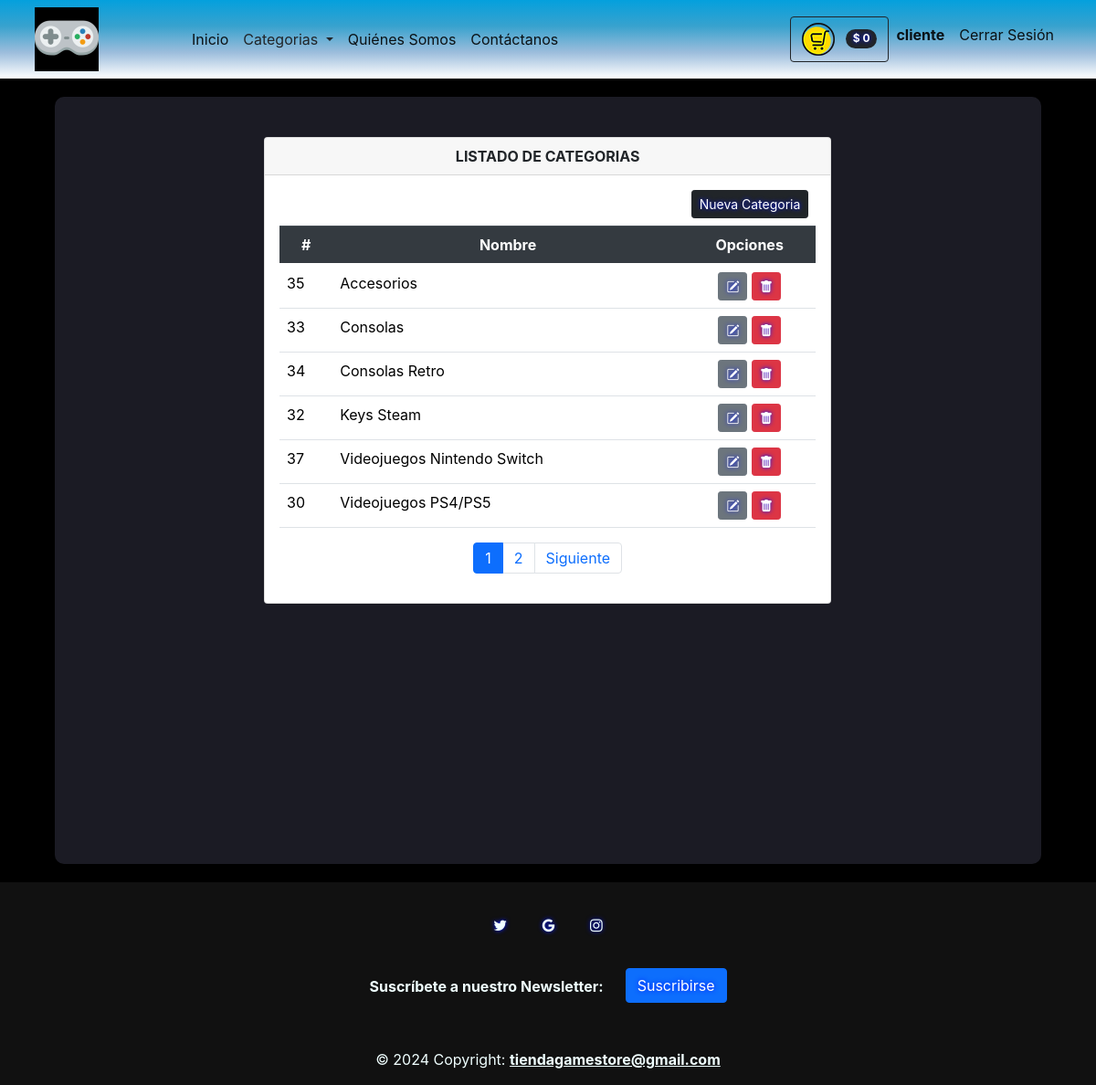
Screenshot of /categorias/ (signed in) with the database file from the repository.
### tienda/models.py (models this page shows, shortened)
class Categorias(models.Model):
    nombre = models.CharField(max_length=100)
    class Meta:
        db_table = "categorias"
        verbose_name = 'Categoria'
        verbose_name_plural = 'Categorias'
        ordering = ['id']

### tienda/views.py (the view)
# urls.py: path('categorias/', views.listCategorias, name='categorias'),
@login_required(login_url='/login')
def listCategorias(request):
    lista_categorias = Categorias.objects.all().order_by('nombre')
    page = request.GET.get('page', 1)
    try:
        paginator = Paginator(lista_categorias, 6)
        lista_categorias = paginator.page(page)
    except:
        raise Http404
    data = {'entity': lista_categorias,
            'title': 'LISTADO DE CATEGORIAS',
            'paginator': paginator
            }
    return render(request,'categorias.html', data)

### tienda/context_processors.py (called while the page is built)
def extras(request):
	lista_categorias = Categorias.objects.all().order_by('nombre')
	return {'categorias':lista_categorias}

def importe_total_carro(request):
	total=0
	if request.user.is_authenticated:
		if "carro" in request.session:
			for key, value in request.session["carro"].items():
				total= total + int(value["precio"])
	return {"importe_total_carro":total}

### templates/categorias.html
{% extends 'layouts/tienda.html' %} {% block content %}
<div class="min-vh-100 d-flex flex-colum py-4">
    <div class="container">
        <div class="row justify-content-center">
            <div class="col-lg-8 col-md-6 col-sm-4 animate__animated animate__backInRight animate__delay-0.4s">
                <div class="card">
                    <div class="card-header text-center font-weight-bold">
                        {{ title }}
                    </div>
                    <div class="card-body  table-responsive">
                        <div class="d-flex justify-content-end mb-2 mx-2">
                            <a href="/addcategoria" class="btn btn-dark btn-sm pull-right" type="submit">
                            Nueva Categoria
                            </a>
                        </div>
                        <table class="table table-condensed">
                            <thead class="thead-dark">
                                <tr class="text-center">
                                    <th scope="col">#</th>
                                    <th scope="col">Nombre</th>
                                    <th colspan="2">Opciones</th>
                                </tr>
                            </thead>
                            <tbody>
                                {% load bootstrap_icons %} {% if entity %} {% for categoria in entity %}
                                <tr>
                                    <td>{{ categoria.id }}</td>
                                    <td>{{ categoria.nombre }}</td>
                                    <td colspan="2" class="text-center">
                                        <a class="btn btn-secondary btn-sm" href="{% url 'tienda:editcategoria' categoria.id %}" type="button"><i class="bi bi-pencil-square"></i></a>
                                        <a class="btn btn-danger btn-sm" href="{% url 'tienda:deleteCategoria' categoria.id %}" type="button"><i class="bi bi-trash-fill"></i></a>
                                    </td>
                                </tr>
                                {% endfor %} {% else %}
                                <div class="text-center text-warning">
                                    <h3> No se encontraron Productos!!</h3>
                                </div>
                                {% endif %}
                            </tbody>
                        </table>
                        <div>
                            {% include 'paginator.html' %}
                        </div>
                    </div>
                </div>
            </div>
        </div>
    </div>
</div>
{% endblock %}

### templates/layouts/tienda.html (shortened to what this page needs)
{% load static %}
<!DOCTYPE html>
<html lang="es">
<head>
    <link href="https://cdn.jsdelivr.net/npm/bootstrap@5.3.3/dist/css/bootstrap.min.css" rel="stylesheet">
    <link rel="stylesheet" href="https://cdnjs.cloudflare.com/ajax/libs/font-awesome/4.7.0/css/font-awesome.min.css">
    <link href="https://cdn.jsdelivr.net/npm/bootstrap-icons@1.5.0/font/bootstrap-icons.css" rel="stylesheet" />
    <link rel="stylesheet" href="https://cdn.jsdelivr.net/npm/bootstrap@4.5.3/dist/css/bootstrap.min.css">
    <link rel="stylesheet" href="https://cdnjs.cloudflare.com/ajax/libs/animate.css/4.1.1/animate.min.css" />
    <link rel="stylesheet" href="{% static 'css/styles.css' %}" />
    <scri src="{% static 'js/scripts.js' %}"></script>
</head>
<body style="background-image: url('/static/assets/fondoPet.png');
">
    <nav class="navbar navbar-expand-lg navbar-light bg-danger sticky-top" style="background: linear-gradient(#04a0dd, #32a6d3f6, #9cbddc, #ffffff); border: azure;">
        <div class="container px-2 px-lg-2">
            <a class="navbar-logo" href="/">
                <img class="img-fluid" src="{% static 'assets/LogoPetChicoH.png' %}" width="50%" heigth="50%" alt="logo"></a>
            <div class="collapse navbar-collapse" id="navbarSupportedContent">
                <ul class="navbar-nav me-auto mb-2 mb-lg-0 ms-lg-4">
                    <li class="nav-item">
                        <a class="nav-link active" aria-current="page" href="/"></span>
                            Inicio
                        </a>
                    </li>
                    <div class="dropdown show">
                        <a class="nav-link dropdown-toggle text-dark" href="#" role="button" id="dropdownMenuLink" data-toggle="dropdown" aria-haspopup="true" aria-expanded="false">
                            Categorias
                        </a>
                    </div>
                    <li class="nav-item">
                        <a class="nav-link active" aria-current="page" href="/nosotros">
                            Quiénes Somos
                        </a>
                    </li>
                    <li class="nav-item">
                        <a class="nav-link active" aria-current="page" href="/contacto">
                            Contáctanos
                        </a>
                    </li>
                </ul>
                <ul class="navbar-nav d-flex ml-auto mb-2 mb-lg-0 ms-lg-4">
                    {% if user.is_authenticated %}
                    {% load humanize %}
                    <div class="d-flex">
                        <a href="{% url 'tienda:viewcart' %}" class="btn btn-outline-dark">
                            <img src="{% static 'assets/carritoPetChico.png' %}" class="me-1" alt="Carrito">
                            <span class="badge bg-dark text-white ms-1 rounded-pill">$ {{ importe_total_carro | intcomma }}</span>
                        </a>
                    </div>
                    <li class="nav-item">
                        <a class="nav-link active" aria-current="page" href="#">
                            <b>{{ user.username }}</b>
                        </a>
                    </li>
                    <li class="nav-item">
                        <a class="nav-link active" aria-current="page" href="{% url 'logout' %}">
                                    Cerrar Sesión
                            </a>
                    </li>
                    {% endif %}
                </ul>
            </div>
        </div>
    </nav>
<div class="wrapper" style="background-color: rgb(27, 27, 36); width: 90%; max-width: 1500px; margin: 20px auto; padding: 20px; box-shadow: 0 0 10px rgba(0, 0, 0, 0.1); border-radius: 10px;">
    <section class="container">
        {% block content%} {% endblock %}
    </section>
</div>
{% include 'includes/footer.html' %}
</body>
</html>

### templates/paginator.html (shortened to what this page needs)
{% if paginator.num_pages > 1 %}
    <div class="d-flex justify-content-center">
        <ul class="pagination">
            {% for page in paginator.page_range %}
                {% if page < 7 or page == entity.number %}
                    <li class="page-item {% if page == entity.number %} active{% endif %}">
                        <a class="page-link" href="?page={{ page }}#pagtable">{{ page }}</a>
                    </li>
                {% endif %}
            {% endfor %}
            {% if entity.has_next %}
                <li class="page-item d-none d-sm-block">
                    <a class="page-link" href="?page={{ entity.next_page_number }}#pagtable">Siguiente</a>
                </li>
            {% endif %}
        </ul>
    </div>
{% endif %}

### templates/includes/footer.html (shortened to what this page needs)
  <footer class="custom-footer text-center">
      <div class="container p-4">
        <section class="mb-4">
          <a data-mdb-ripple-init class="btn btn-outline btn-floating m-1" href="#!" role="button"
            ><i class="fa fa-twitter"></i
          ></a>
          <a data-mdb-ripple-init class="btn btn-outline btn-floating m-1" href="#!" role="button"
            ><i class="fa fa-google"></i
          ></a>
          <a data-mdb-ripple-init class="btn btn-outline btn-floating m-1" href="#!" role="button"
            ><i class="fa fa-instagram"></i
          ></a>
        </section>
        <section class="">
          <form action="">
            <div class="row d-flex justify-content-center">
              <div class="col-auto">
                <p class="pt-2">
                  <strong>Suscríbete a nuestro Newsletter:</strong>
                </p>
              </div>
              <div class="col-auto">
              <button type="button" class="btn btn-primary" data-bs-toggle="modal" data-bs-target="#exampleModal" style="background-color: linear-gradient(#ffffff, #9cbddc, #32a6d3f6, #04a0dd); color: white;"> Suscribirse
              </button>
              </div>
            </div>
          </form>
        </section>
      </div>
      <div class="text-center p-3">
        © 2024 Copyright:
        <a class="text-reset fw-bold" href="index.html">tiendagamestore@gmail.com</a>
      </div>
    </footer>

### templates/layouts/tienda.html (style rules this page uses)
.nav-link { color: black; text-decoration: none; transition: text-shadow 0.3s; }
.btn { text-shadow: 0 0 5px rgb(0, 21, 255); }

### templates/includes/footer.html (style rules this page uses)
.custom-footer { background-color: rgb(17, 17, 17); color: azure; }
.custom-footer a { color: azure; }

### rows the page displays
Categorias: id "35", nombre "Accesorios"
Categorias: id "33", nombre "Consolas"
Categorias: id "34", nombre "Consolas Retro"
Categorias: id "32", nombre "Keys Steam"
Categorias: id "37", nombre "Videojuegos Nintendo Switch"
Categorias: id "30", nombre "Videojuegos PS4/PS5"

### other values shown
{{ importe_total_carro | intcomma }} "0"
{{ user.username }} "cliente"
{{ title }} "LISTADO DE CATEGORIAS"
{{ page }} "1" "2"
